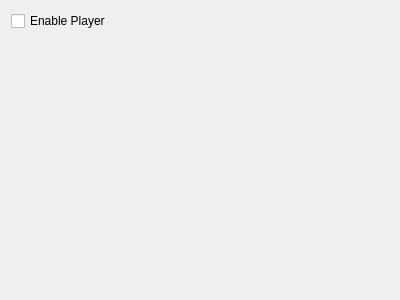
<?xml version="1.0" encoding="UTF-8"?>
<ui version="4.0">
 <class>PlayerConfig</class>
 <widget class="QWidget" name="PlayerConfig">
  <property name="geometry">
   <rect>
    <x>0</x>
    <y>0</y>
    <width>400</width>
    <height>300</height>
   </rect>
  </property>
  <property name="windowTitle">
   <string notr="true"/>
  </property>
  <layout class="QVBoxLayout" name="verticalLayout">
   <item>
    <widget class="QCheckBox" name="kcfg_playerDock">
     <property name="text">
      <string>Enable Player</string>
     </property>
    </widget>
   </item>
   <item>
    <spacer name="verticalSpacer">
     <property name="orientation">
      <enum>Qt::Vertical</enum>
     </property>
     <property name="sizeHint" stdset="0">
      <size>
       <width>20</width>
       <height>40</height>
      </size>
     </property>
    </spacer>
   </item>
  </layout>
 </widget>
 <resources/>
 <connections/>
</ui>
